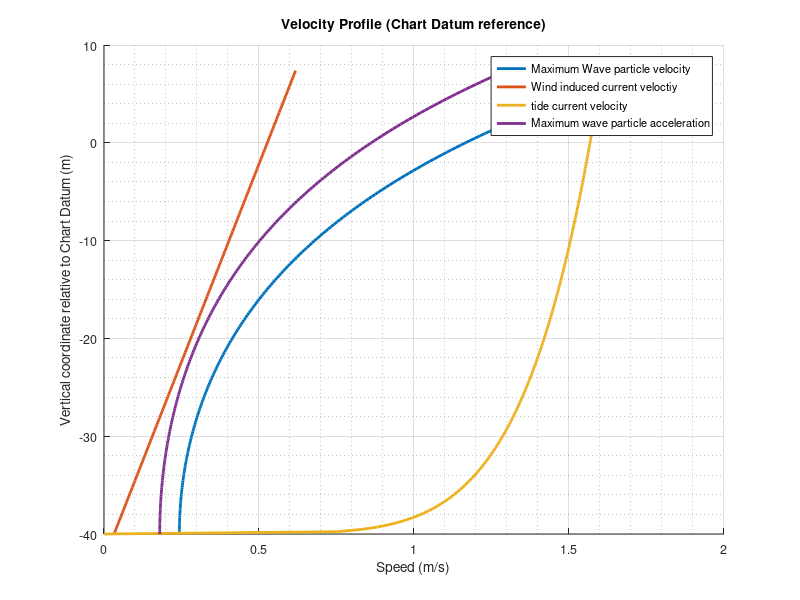
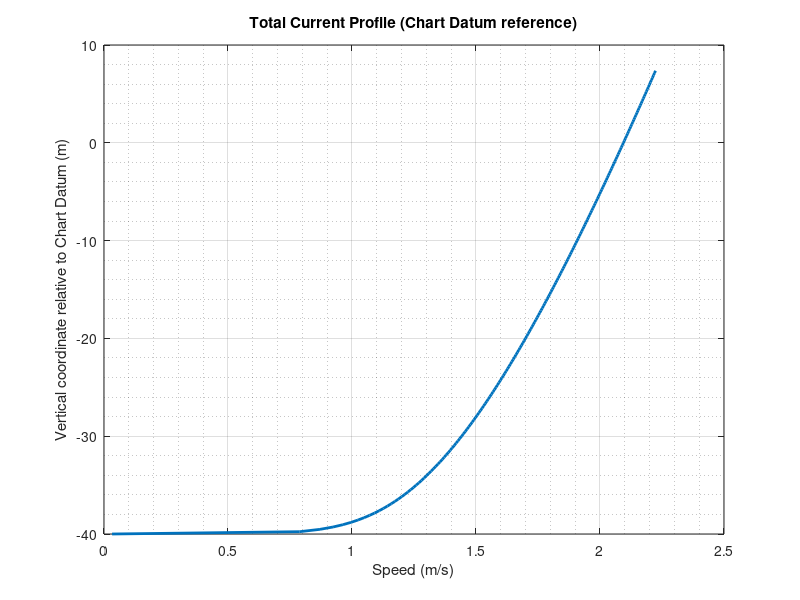
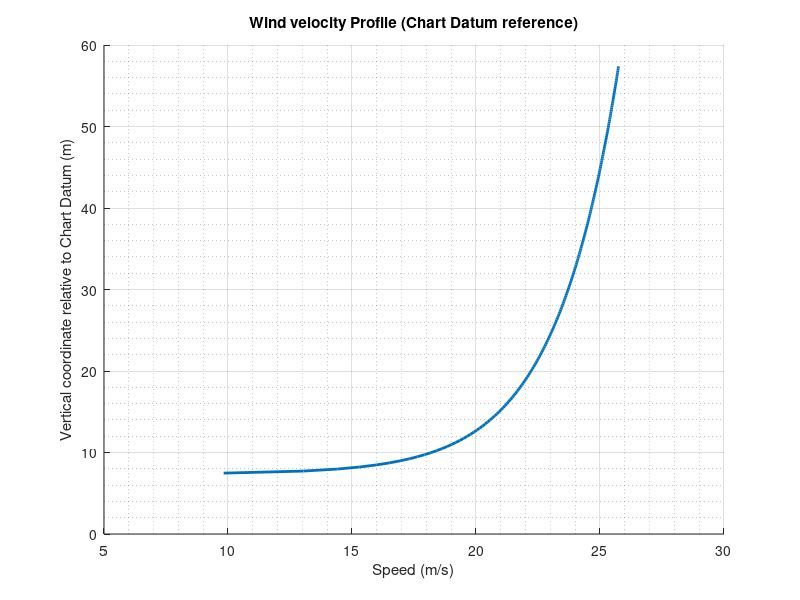
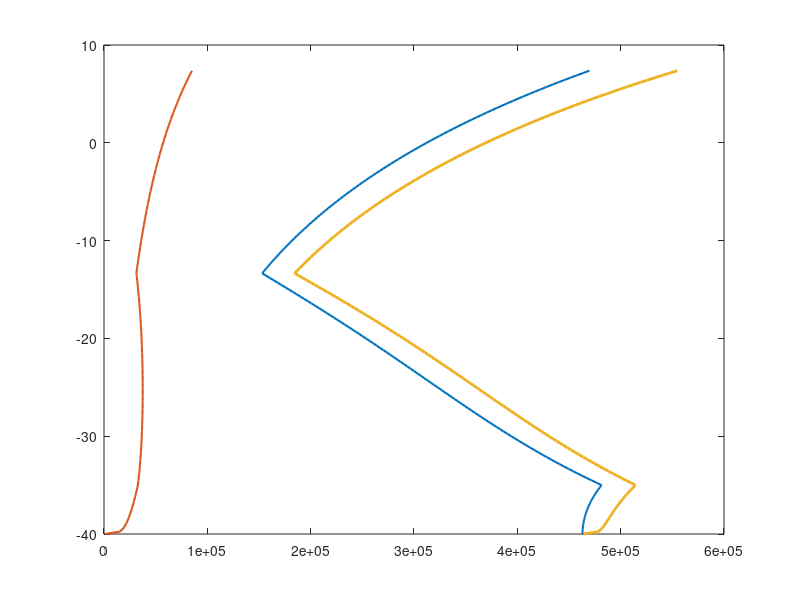

Write the MATLAB code that produced these figures, in order. (Note: this script raises an error after producing the figures.)
%% --------------------------------------------------------------
%   Wind (Frøya) + Wave Particle Velocity Profiles (Chart Datum)
%   - Input: U_extreme (10-min extreme wind at z_CD_meas above CD)
%            Wave height H, period T, water depth h
%   - Output: Combined plot of wind profile + wave particle velocity
%             with vertical axis referenced to Chart Datum (CD)
%             and "normal" orientation (no YDir reverse).
% --------------------------------------------------------------

clear; clc; close all;

%% --------------------------------------------------------------
%  USER INPUTS
% --------------------------------------------------------------

% --- Wind inputs ---
U_extreme  = 22.82;     % extreme 10-min wind speed at measurement height (m/s)
z_CD_meas  = 20;     % measurement height above Chart Datum (m)

MSL_above_CD = 0;  % mean sea level above Chart Datum (m)
Tide         = 7.37;  % tide elevation above MSL at the time (m)


z_min_sea_wind = 0;      % minimum height above sea surface (m)
z_max_sea_wind = 50;    % maximum height above sea surface (m)
Nz_wind        = 200;


H_wave = 4.7;        % wave height H (m)
T_wave = 8.5;        % wave period T (s)
h_water = 40;       % water depth below still water level (m) from digimap
Nz_wave = 200;      % number of vertical points for wave profile

g = 9.81;           % gravity (m/s^2)

%% --------------------------------------------------------------
%  STEP 0 – Sea surface elevation relative to CD
% --------------------------------------------------------------
% eta = sea surface elevation above Chart Datum (can be positive or negative)
eta = MSL_above_CD + Tide;      

% Convert measurement height from CD -> height above sea surface
z_meas_sea = z_CD_meas - eta;   

fprintf('Sea surface elevation above CD (eta)         = %.3f m\n', eta);
fprintf('Measurement height above sea surface (z_meas) = %.3f m\n', z_meas_sea);

if z_meas_sea <= 0
    warning('Measurement point is at or below sea surface (z_meas = %.2f m).', z_meas_sea);
end

H  = 10;          % reference height for Frøya (m)
T0 = 1.0;         % hours
T_meas = 10/60;   % 10 minutes in hours

U_T_meas = U_extreme;    % your 10-min mean at z_meas_sea

% Initial guess for U0 = 1-hour mean at 10 m
U0 = U_T_meas;

for i = 1:100
    % Coefficients based on current U0
    C  = 5.73e-2 * sqrt(1 + 0.148 * U0);
    Iv = 0.06 * (1 + 0.043 * U0) * (z_meas_sea / H)^(-0.22);

    % Frøya prediction at (T_meas, z_meas)
    factor = (1 + C * log(z_meas_sea / H)) * ...
             (1 - 0.41 * Iv * log(T_meas / T0));

    % Fixed-point update for U0
    U0_new = U_T_meas / factor;

    if abs(U0_new - U0) < 1e-6
        break;
    end

    U0 = U0_new;
end
fprintf('1-hour mean wind speed at 10 m above sea level (U0) = %.3f m/s\n', U0);

% Height of that 10 m point relative to Chart Datum
z10_CD = H + eta;
%% --------------------------------------------------------------
%  STEP 3 – Generate Frøya wind profile (above sea surface)
% --------------------------------------------------------------
z_sea_wind = linspace(z_min_sea_wind+0.1, z_max_sea_wind, Nz_wind);  % heights above sea surface

C = 0.0573 * sqrt(1 + 0.148 * U0);
U_wind =U0 .* (1 + C .* log(z_sea_wind ./ (z_CD_meas-Tide)))*(1 - 0.41 * Iv * log(T_meas / T0));

% Convert wind profile heights to Chart Datum reference
z_CD_wind = z_sea_wind + eta;  % height above CD


% The value used for wave prediction 
u_wind_10m = U0 .* (1 + C .* log(10 ./ (z_CD_meas-Tide)))*(1 - 0.41 * Iv * log(T_meas / T0))
%% --------------------------------------------------------------
%  STEP 4 – Wave particle horizontal velocity profile (linear theory)
% --------------------------------------------------------------
% z_sea_wave: from seabed (-h) to still water level (0), relative to SWL
z_sea_wave = linspace(-h_water-eta, 0, Nz_wave);
d= h_water+eta;
% Solve dispersion relation: omega^2 = g k tanh(k h)
L = g*T_wave^2/(2*pi);   % initial guess
for i = 1:100
    L = g*T_wave^2 / (2*pi)*tanh(2*pi*d/L);
end

a = H_wave / 2;    % wave amplitude

% Maximum horizontal particle velocity:

u_wave = a * g*T_wave/L.* cosh(2*pi * (z_sea_wave + d)/L) ./ cosh(2*pi*d/L);

% Particle acceleration

a_wave = g*pi*H_wave/L.* cosh(2*pi * (z_sea_wave + d)/L) ./ cosh(2*pi*d/L)

% Convert wave depths to Chart Datum reference
z_CD_wave = z_sea_wave + eta;   % (z relative SWL) + eta -> relative to CD
%  STEP 5 – PLOT wind induced profile

vc_wind_0= U0*0.03
z_wind_current = linspace(-d, 0, Nz_wave);
vc_wind = vc_wind_0*((50+z_wind_current)/50)
z_CD_wind_current = z_wind_current + eta

%  STEP 6 – PLOT tide current profile

vc_tide_0 = 1.5/((d-18)/d)^(1/7)
z_tide_current = linspace(-d, 0, Nz_wave);
vc_tide = vc_tide_0*(((d+z_tide_current)/d).^(1/7))
z_CD_tide_current = z_tide_current + eta
%% --------------------------------------------------------------
%  STEP 7 – PLOT combined profiles 
% --------------------------------------------------------------
figure;
hold on;
     % wind profile
plot(u_wave, z_CD_wave, 'LineWidth', 2);       % wave particle velocity profile
plot(vc_wind, z_CD_wind_current, 'LineWidth', 2);
plot(vc_tide, z_CD_tide_current, 'LineWidth', 2);
plot(a_wave, z_CD_wave, 'LineWidth', 2);
hold off;

xlabel('Speed (m/s)');
ylabel('Vertical coordinate relative to Chart Datum (m)');
title('Velocity Profile (Chart Datum reference)');

% IMPORTANT: no YDir reverse here – heights increase upward,
% so this is "upside down" compared with the earlier reversed plots.
% (CD = 0; sea surface ≈ eta; above that wind, below that wave motion.)

grid on;
legend({'Maximum Wave particle velocity', 'Wind induced current veloctiy','tide current velocity', 'Maximum wave particle acceleration'}, ...
       'Location', 'best');
set(gca, 'FontSize', 9);
grid minor;
Total_current = vc_tide + vc_wind;
figure;
plot(Total_current, z_CD_tide_current, 'LineWidth', 2);
xlabel('Speed (m/s)');
ylabel('Vertical coordinate relative to Chart Datum (m)');
title('Total Current Profile (Chart Datum reference)');
grid on;
grid minor;
figure;
hold on
plot(U_wind, z_CD_wind, 'LineWidth', 2);
xlabel('Speed (m/s)');
ylabel('Vertical coordinate relative to Chart Datum (m)');
title('Wind velocity Profile (Chart Datum reference)');
grid on;
grid minor;
%% --------------------------------------------------------------
%  STEP 8 – Hydrodynamic forces with Morison equation
%           (wave + current, with varying diameter)
% --------------------------------------------------------------

% --- Hydrodynamic parameters (edit as needed) ---
rho = 1025;     % water density (kg/m^3)
CM  = 2.0;      % inertia coefficient  (typical order)
CD  = 0.7;      % drag coefficient     (typical order)

% --- Structural geometry ---
D_base   = 40;       % [m] base diameter at seabed (your unknown D – set value)
D_shaft  = 15;       % [m] shaft diameter
H_struct = h_water;  % [m] seabed to CD (H in sketch)
h_plinth = 5;        % [m] height of constant-D base block
theta_cone = 60;     % [deg] cone angle to horizontal

z_seabed     = -H_struct;                     % seabed level in CD coordinates
z_plinth_top = z_seabed + h_plinth;           % top of plinth (start of cone)

% vertical height of cone from geometry
h_cone = ((D_base - D_shaft)/2) * tand(theta_cone);

z_shaft_base = z_plinth_top + h_cone;         % level where diameter becomes 15 m

% --- Build diameter profile D(z) along the wave grid (z_CD_wave) ---
D_profile = zeros(size(z_CD_wave));

for i = 1:length(z_CD_wave)
    z = z_CD_wave(i);

    if z <= z_plinth_top
        % region of constant base diameter
        D_profile(i) = D_base;

    elseif z <= z_shaft_base
        % conical transition: linear interpolation from D_base to D_shaft
        z_rel = z - z_plinth_top;  % vertical distance measured from top of plinth
        D_profile(i) = D_base - (D_base - D_shaft) * (z_rel / h_cone);

    else
        % vertical shaft of constant diameter 15 m
        D_profile(i) = D_shaft;
    end
end

%% --- Morison equation components (per unit length) ---

% Relative horizontal velocity = (wave orbital + mean current)
u_rel = u_wave + Total_current;         % [m/s], same vertical grid as z_CD_wave

% Inertia term (uses acceleration a_wave)
F_I = rho * (pi/4) * CM .* (D_profile.^2) .* a_wave;              % [N/m]

% Drag term (uses relative velocity)
F_D = 0.5 * rho * CD .* D_profile .* u_rel .* abs(u_rel);         % [N/m]

% Total horizontal force per unit length
Fz_total = F_I + F_D;                                             % [N/m]

%% --- Resultant force and overturning moment ---

% Net horizontal force (integrated from seabed to still water level)
F_total = trapz(z_CD_wave, Fz_total);          % [N]

% Moments about seabed (z = z_seabed) and about CD (z = 0)
lever_seabed = z_CD_wave - z_seabed;           % [m]
lever_CD      = z_CD_wave;                     % [m]

M_seabed = trapz(z_CD_wave, Fz_total .* lever_seabed);   % [N·m]
M_CD     = trapz(z_CD_wave, Fz_total .* lever_CD);       % [N·m]

fprintf('Resultant horizontal Morison force (seabed–SWL): %.1f kN\n', F_total/1e3);
fprintf('Overturning moment about seabed:                 %.1f MN·m\n', M_seabed/1e6);
fprintf('Overturning moment about Chart Datum (z=0):      %.1f MN·m\n', M_CD/1e6);

%% --- Plot force distribution vs depth (optional) ---
figure;
plot(F_I, z_CD_wave, 'LineWidth', 1.5); hold on;
plot(F_D, z_CD_wave, 'LineWidth', 1.5);
plot(Fz_total, z_CD_wave, 'LineWidth', 2);
yline(0,'k--');      % CD
yline(eta,'k:');     % still water level
xlabel('Force per unit length (N/m)');
ylabel('z (m) relative to Chart Datum');
title('Morison force distribution along structure');
legend('Inertia term','Drag term','Total','Location','best');
grid on; grid minor;

%% --------------------------------------------------------------
%  STEP 9 – Resultant force & moment for discrete phases (every 30°)
% --------------------------------------------------------------

% We use linear wave theory:
% u(z,phi) = u_wave(z) * cos(phi)
% a(z,phi) = -a_wave(z) * sin(phi)
% where u_wave and a_wave are the amplitudes you already computed.

phases_deg = 0:30:330;               % 0, 30, ..., 330 degrees
phases_rad = deg2rad(phases_deg);
Nphi       = numel(phases_rad);

F_total_phase   = zeros(1, Nphi);    % resultant horizontal force [N]
M_seabed_phase  = zeros(1, Nphi);    % overturning moment about seabed [N·m]
M_CD_phase      = zeros(1, Nphi);    % moment about Chart Datum z=0 [N·m]

lever_seabed = z_CD_wave - z_seabed; % lever arm to seabed
lever_CD     = z_CD_wave;            % lever arm to CD

for iphi = 1:Nphi
    phi = phases_rad(iphi);

    % wave orbital velocity & acceleration at this phase
    u_wave_phi =  u_wave .* cos(phi);
    a_wave_phi = -a_wave .* sin(phi);  % sign consistent with du/dt

    % add steady current (wind + tide)
    u_rel = u_wave_phi + Total_current;

    % Morison terms per unit length
    F_I = rho * (pi/4) * CM .* (D_profile.^2) .* a_wave_phi;           % inertia
    F_D = 0.5 * rho * CD .* D_profile .* u_rel .* abs(u_rel);          % drag
    Fz  = F_I + F_D;                                                   % total

    % Integrate over depth
    F_total_phase(iphi)  = trapz(z_CD_wave, Fz);                       % [N]
    M_seabed_phase(iphi) = trapz(z_CD_wave, Fz .* lever_seabed);       % [N·m]
    M_CD_phase(iphi)     = trapz(z_CD_wave, Fz .* lever_CD);           % [N·m]
end

% Print a small table (force in kN, moment in MNm)
fprintf('\nPhase (deg)   F_total (kN)   M_seabed (MN·m)   M_CD (MN·m)\n');
for iphi = 1:Nphi
    fprintf('%4.0f         %10.2f      %10.3f        %10.3f\n', ...
        phases_deg(iphi), ...
        F_total_phase(iphi)/1e3, ...
        M_seabed_phase(iphi)/1e6, ...
        M_CD_phase(iphi)/1e6);
end

% Optional plots
figure;
subplot(2,1,1);
plot(phases_deg, F_total_phase/1e3, '-o', 'LineWidth', 1.5);
xlabel('Wave phase (deg)');
ylabel('Resultant force (kN)');
title('Total horizontal Morison force vs phase');
grid on;

subplot(2,1,2);
plot(phases_deg, M_seabed_phase/1e6, '-o', 'LineWidth', 1.5);
xlabel('Wave phase (deg)');
ylabel('Overturning moment about seabed (MN·m)');
title('Overturning moment vs phase');
grid on;

%% --------------------------------------------------------------
%  STEP 10 – Extract maximum total force and moment over all phases
% --------------------------------------------------------------

% Use absolute values (worst-case magnitude)
[ F_max_abs, idx_Fmax ]   = max(abs(F_total_phase));
[ M_max_abs, idx_Mmax ]   = max(abs(M_seabed_phase));
[ MCD_max_abs, idx_MCDmax ] = max(abs(M_CD_phase));

phase_Fmax   = phases_deg(idx_Fmax);
phase_Mmax   = phases_deg(idx_Mmax);
phase_MCDmax = phases_deg(idx_MCDmax);

fprintf('\n=== PEAK VALUES OVER ALL PHASES (30° steps) ===\n');
fprintf('Max |F_total|       = %.2f kN   at phase = %3.0f°\n', F_max_abs/1e3,  phase_Fmax);
fprintf('Max |M_seabed|      = %.3f MN·m at phase = %3.0f°\n', M_max_abs/1e6,  phase_Mmax);
fprintf('Max |M_CD|          = %.3f MN·m at phase = %3.0f°\n\n', MCD_max_abs/1e6, phase_MCDmax);












%% ==============================================================
% wind_load_from_profile.m  (UNIFIED VARIABLE NAMES)
%
% Requires existing workspace variables from your main script:
%   z_CD_wind   U_wind   eta   h_water
%
% Outputs:
%   F_wind_total  [N]
%   M_wind_total  [N·m] about seabed
% ==============================================================
%% -------- CHECK INPUTS ---------------------------------------
req = {'z_CD_wind','U_wind','eta','h_water'};
for k = 1:numel(req)
    if ~exist(req{k},'var')
        error('%s is missing. Run wind/wave profile script first.', req{k});
    end
end
if ~exist('g','var');  g = 9.81; end

rho_air = 1.226;
q_profile = 0.5 * rho_air .* U_wind.^2;

%% -------- STRUCTURE GEOMETRY (CD reference) ------------------
h        = 15;      % underside of deck above CD (temporary)
H_deck   = 22;      % deck vertical height
B_deck   = 50;      % deck width in wind direction

D_shaft  = 15;      % shaft diameter
n_shaft  = 2;

z_seabed = -h_water;
z_water  = eta;

z_deck_bottom = h;
z_deck_top    = h + H_deck;

%% -------- COEFFICIENTS ---------------------------------------
alpha = deg2rad(90);       % wind normal
C_rect = 2.0;              % Cs1 per your spec
C_cyl  = 1.0;              % assumption given by you

%% =============================================================
%   WIND ON RECTANGULAR DECK (integrated with profile)
% =============================================================
mask_rect = (z_CD_wind >= z_deck_bottom) & (z_CD_wind <= z_deck_top);

z_rect = z_CD_wind(mask_rect);
q_rect = q_profile(mask_rect);

width_rect = B_deck;

dF_rect = C_rect .* q_rect .* width_rect;      % N/m
F_wind_rect = trapz(z_rect, dF_rect);          % N

lever_rect = trapz(z_rect, dF_rect .* (z_rect - z_seabed)) / F_wind_rect;
M_wind_rect = F_wind_rect * lever_rect;

%% =============================================================
%   WIND ON CYLINDRICAL SHAFT
%   (between still water level eta and underside of deck h)
% =============================================================
z_exposed_low  = z_water;        % = eta
z_exposed_high = z_deck_bottom;  % = h

% logical mask selecting the heights where wind hits the shaft
mask_cyl = (z_CD_wind >= z_exposed_low) & (z_CD_wind <= z_exposed_high);

if any(mask_cyl)
    z_cyl = z_CD_wind(mask_cyl);
    q_cyl = q_profile(mask_cyl);

    width_cyl = D_shaft * n_shaft;       % 2 shafts each D_shaft wide
    dF_cyl    = C_cyl .* q_cyl .* width_cyl;   % N/m

    % Resultant force on cylinder (integral of distributed load)
    F_wind_cyl = trapz(z_cyl, dF_cyl);                % N

    % Overturning moment about seabed (no division → no Inf)
    M_wind_cyl = trapz(z_cyl, dF_cyl .* (z_cyl - z_seabed));  % N·m
else
    % No exposed shaft in this water level range
    F_wind_cyl = 0;
    M_wind_cyl = 0;
end

%% =============================================================
%   TOTAL WIND
% =============================================================
F_wind_total = F_wind_rect + F_wind_cyl;
M_wind_total = M_wind_rect + M_wind_cyl;

fprintf("\n===== WIND LOAD (Profile Integrated) =====\n");
fprintf("Rectangular block force  = %.1f kN\n", F_wind_rect/1e3);
fprintf("Cylindrical shaft force  = %.1f kN\n", F_wind_cyl/1e3);
fprintf("TOTAL wind force         = %.1f kN\n\n", F_wind_total/1e3);

fprintf("Rectangular moment       = %.2f MNm\n", M_wind_rect/1e6);
fprintf("Cylindrical moment       = %.2f MNm\n", M_wind_cyl/1e6);
fprintf("TOTAL wind moment        = %.2f MNm\n\n", M_wind_total/1e6);

%% -------- OPTIONAL PLOT ---------------------------------------
figure;
plot(q_profile, z_CD_wind, 'LineWidth', 2);
set(gca,'YDir','normal');
xlabel('Dynamic pressure q(z) [N/m^2]');
ylabel('Height above Chart Datum (m)');
title('Wind pressure profile at HAT');
grid on;

M_Total = M_max_abs/1e6 + M_wind_total/1e6
fprintf('Maximum Total Moment for wind wave combined   = %.3f MN·m at phase = %3.0f°\n\n', M_Total/1e6, phase_MCDmax);







